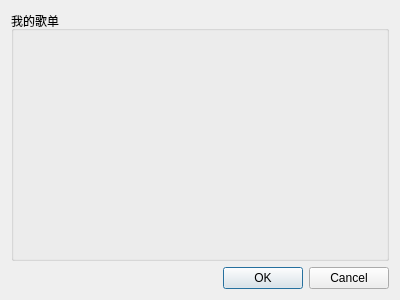
<?xml version="1.0" encoding="UTF-8"?>
<ui version="4.0">
 <class>SelectMusicSheetDialog</class>
 <widget class="QDialog" name="SelectMusicSheetDialog">
  <property name="geometry">
   <rect>
    <x>0</x>
    <y>0</y>
    <width>400</width>
    <height>300</height>
   </rect>
  </property>
  <property name="windowTitle">
   <string>Dialog</string>
  </property>
  <layout class="QVBoxLayout" name="verticalLayout_4">
   <item>
    <layout class="QVBoxLayout" name="verticalLayout_5" stretch="8,2">
     <property name="topMargin">
      <number>0</number>
     </property>
     <property name="bottomMargin">
      <number>0</number>
     </property>
     <item>
      <layout class="QVBoxLayout" name="verticalLayout">
       <item>
        <widget class="QGroupBox" name="groupBox">
         <property name="title">
          <string>我的歌单</string>
         </property>
         <layout class="QVBoxLayout" name="verticalLayout_3"/>
        </widget>
       </item>
      </layout>
     </item>
     <item>
      <layout class="QVBoxLayout" name="verticalLayout_2">
       <item>
        <widget class="QDialogButtonBox" name="buttonBox">
         <property name="orientation">
          <enum>Qt::Horizontal</enum>
         </property>
         <property name="standardButtons">
          <set>QDialogButtonBox::Cancel|QDialogButtonBox::Ok</set>
         </property>
        </widget>
       </item>
      </layout>
     </item>
    </layout>
   </item>
  </layout>
 </widget>
 <resources/>
 <connections>
  <connection>
   <sender>buttonBox</sender>
   <signal>accepted()</signal>
   <receiver>SelectMusicSheetDialog</receiver>
   <slot>accept()</slot>
   <hints>
    <hint type="sourcelabel">
     <x>248</x>
     <y>254</y>
    </hint>
    <hint type="destinationlabel">
     <x>157</x>
     <y>274</y>
    </hint>
   </hints>
  </connection>
  <connection>
   <sender>buttonBox</sender>
   <signal>rejected()</signal>
   <receiver>SelectMusicSheetDialog</receiver>
   <slot>reject()</slot>
   <hints>
    <hint type="sourcelabel">
     <x>316</x>
     <y>260</y>
    </hint>
    <hint type="destinationlabel">
     <x>286</x>
     <y>274</y>
    </hint>
   </hints>
  </connection>
 </connections>
</ui>
